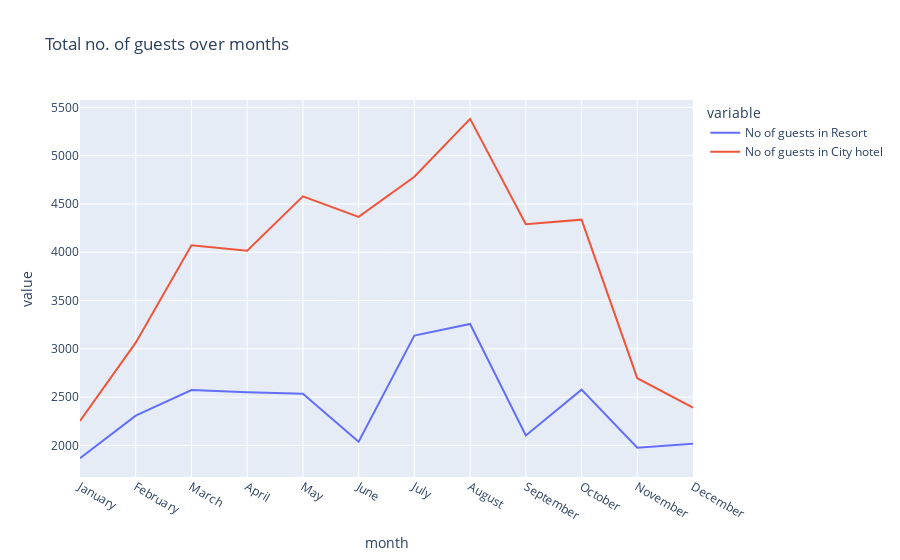

Notebook source saved alongside this figure:
### Code cell
px.line(final_rush, x='month', y=['No of guests in Resort', 'No of guests in City hotel'], title= 'Total no. of guests over months')

### Figure 1 — Plotly figure (JSON) as saved in the notebook; plotly's stock layout.template omitted (floating-point values rounded to 4 significant figures)
{"data": [{"hovertemplate": "variable=No of guests in Resort<br>month=%{x}<br>value=%{y}<extra></extra>", "legendgroup": "No of guests in Resort", "line": {"color": "#636efa", "dash": "solid"}, "marker": {"symbol": "circle"}, "mode": "lines", "name": "No of guests in Resort", "orientation": "v", "showlegend": true, "type": "scatter", "x": ["January", "February", "March", "April", "May", "June", "July", "August", "September", "October", "November", "December"], "xaxis": "x", "y": [1868, 2308, 2573, 2550, 2535, 2038, 3137, 3257, 2102, 2577, 1976, 2017], "yaxis": "y"}, {"hovertemplate": "variable=No of guests in City hotel<br>month=%{x}<br>value=%{y}<extra></extra>", "legendgroup": "No of guests in City hotel", "line": {"color": "#EF553B", "dash": "solid"}, "marker": {"symbol": "circle"}, "mode": "lines", "name": "No of guests in City hotel", "orientation": "v", "showlegend": true, "type": "scatter", "x": ["January", "February", "March", "April", "May", "June", "July", "August", "September", "October", "November", "December"], "xaxis": "x", "y": [2254, 3064, 4072, 4015, 4579, 4366, 4782, 5381, 4290, 4337, 2696, 2392], "yaxis": "y"}], "layout": {"legend": {"title": {"text": "variable"}, "tracegroupgap": 0}, "title": {"text": "Total no. of guests over months"}, "xaxis": {"anchor": "y", "domain": [0, 1], "title": {"text": "month"}}, "yaxis": {"anchor": "x", "domain": [0, 1], "title": {"text": "value"}}}}
